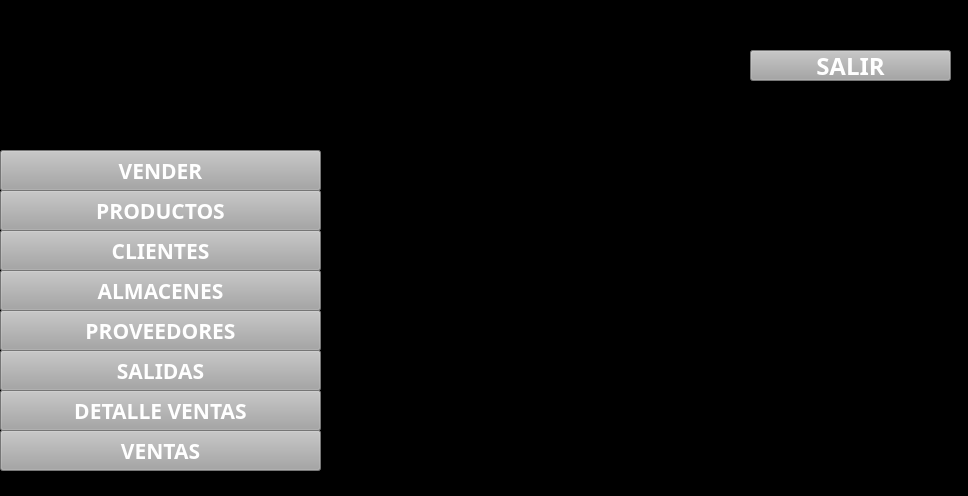
<?xml version="1.0" encoding="UTF-8"?>
<ui version="4.0">
 <class>MainWindow</class>
 <widget class="QMainWindow" name="MainWindow">
  <property name="geometry">
   <rect>
    <x>0</x>
    <y>0</y>
    <width>968</width>
    <height>496</height>
   </rect>
  </property>
  <property name="sizePolicy">
   <sizepolicy hsizetype="Preferred" vsizetype="Preferred">
    <horstretch>0</horstretch>
    <verstretch>0</verstretch>
   </sizepolicy>
  </property>
  <property name="windowTitle">
   <string>Ventana Principal</string>
  </property>
  <property name="styleSheet">
   <string notr="true">background-color: rgb(255, 255, 255);
background-color: rgb(0, 0, 0);</string>
  </property>
  <widget class="QWidget" name="centralwidget">
   <widget class="QLabel" name="label">
    <property name="geometry">
     <rect>
      <x>0</x>
      <y>0</y>
      <width>311</width>
      <height>151</height>
     </rect>
    </property>
    <property name="layoutDirection">
     <enum>Qt::LeftToRight</enum>
    </property>
    <property name="styleSheet">
     <string notr="true">background-color: rgb(170, 0, 0);
background-color: rgb(0, 0, 0);</string>
    </property>
    <property name="text">
     <string/>
    </property>
    <property name="textFormat">
     <enum>Qt::AutoText</enum>
    </property>
    <property name="pixmap">
     <pixmap>../../../Pictures/IMAGENES/LOGO2.jpg</pixmap>
    </property>
    <property name="indent">
     <number>-1</number>
    </property>
   </widget>
   <widget class="QLabel" name="label_2">
    <property name="geometry">
     <rect>
      <x>310</x>
      <y>0</y>
      <width>881</width>
      <height>81</height>
     </rect>
    </property>
    <property name="styleSheet">
     <string notr="true">background-color: rgb(0, 0, 0);</string>
    </property>
    <property name="text">
     <string/>
    </property>
   </widget>
   <widget class="QPushButton" name="btnVender">
    <property name="geometry">
     <rect>
      <x>0</x>
      <y>150</y>
      <width>321</width>
      <height>41</height>
     </rect>
    </property>
    <property name="font">
     <font>
      <family>Agency FB</family>
      <pointsize>16</pointsize>
      <weight>75</weight>
      <bold>true</bold>
     </font>
    </property>
    <property name="styleSheet">
     <string notr="true">color: rgb(255, 255, 255);
background-color: rgb(165, 165, 165);</string>
    </property>
    <property name="text">
     <string>VENDER</string>
    </property>
    <property name="icon">
     <iconset>
      <normaloff>../../../Videos/UI/IMAGENES/GENERAR VENTA.png</normaloff>../../../Videos/UI/IMAGENES/GENERAR VENTA.png</iconset>
    </property>
   </widget>
   <widget class="QPushButton" name="btnProductos">
    <property name="geometry">
     <rect>
      <x>0</x>
      <y>190</y>
      <width>321</width>
      <height>41</height>
     </rect>
    </property>
    <property name="font">
     <font>
      <family>Agency FB</family>
      <pointsize>16</pointsize>
      <weight>75</weight>
      <bold>true</bold>
     </font>
    </property>
    <property name="styleSheet">
     <string notr="true">color: rgb(255, 255, 255);
background-color: rgb(165, 165, 165);</string>
    </property>
    <property name="text">
     <string>PRODUCTOS</string>
    </property>
    <property name="icon">
     <iconset>
      <normaloff>../../../Videos/UI/IMAGENES/CONSULTAR.png</normaloff>../../../Videos/UI/IMAGENES/CONSULTAR.png</iconset>
    </property>
   </widget>
   <widget class="QPushButton" name="btnClientes">
    <property name="geometry">
     <rect>
      <x>0</x>
      <y>230</y>
      <width>321</width>
      <height>41</height>
     </rect>
    </property>
    <property name="font">
     <font>
      <family>Agency FB</family>
      <pointsize>16</pointsize>
      <weight>75</weight>
      <bold>true</bold>
     </font>
    </property>
    <property name="styleSheet">
     <string notr="true">color: rgb(255, 255, 255);
background-color: rgb(165, 165, 165);</string>
    </property>
    <property name="text">
     <string>CLIENTES</string>
    </property>
    <property name="icon">
     <iconset>
      <normaloff>../../../Videos/UI/IMAGENES/USUARIOS.png</normaloff>../../../Videos/UI/IMAGENES/USUARIOS.png</iconset>
    </property>
   </widget>
   <widget class="QPushButton" name="btnAlmacenes">
    <property name="geometry">
     <rect>
      <x>0</x>
      <y>270</y>
      <width>321</width>
      <height>41</height>
     </rect>
    </property>
    <property name="font">
     <font>
      <family>Agency FB</family>
      <pointsize>16</pointsize>
      <weight>75</weight>
      <bold>true</bold>
     </font>
    </property>
    <property name="styleSheet">
     <string notr="true">color: rgb(255, 255, 255);
background-color: rgb(165, 165, 165);</string>
    </property>
    <property name="text">
     <string>ALMACENES</string>
    </property>
    <property name="icon">
     <iconset>
      <normaloff>../../../Videos/UI/IMAGENES/MODIFICAR.png</normaloff>../../../Videos/UI/IMAGENES/MODIFICAR.png</iconset>
    </property>
   </widget>
   <widget class="QPushButton" name="btnProveedores">
    <property name="geometry">
     <rect>
      <x>0</x>
      <y>310</y>
      <width>321</width>
      <height>41</height>
     </rect>
    </property>
    <property name="font">
     <font>
      <family>Agency FB</family>
      <pointsize>16</pointsize>
      <weight>75</weight>
      <bold>true</bold>
     </font>
    </property>
    <property name="styleSheet">
     <string notr="true">color: rgb(255, 255, 255);
background-color: rgb(165, 165, 165);</string>
    </property>
    <property name="text">
     <string>PROVEEDORES</string>
    </property>
    <property name="icon">
     <iconset>
      <normaloff>../../../Videos/UI/IMAGENES/USUARIOS.png</normaloff>../../../Videos/UI/IMAGENES/USUARIOS.png</iconset>
    </property>
   </widget>
   <widget class="QPushButton" name="btnSalidas">
    <property name="geometry">
     <rect>
      <x>0</x>
      <y>350</y>
      <width>321</width>
      <height>41</height>
     </rect>
    </property>
    <property name="font">
     <font>
      <family>Agency FB</family>
      <pointsize>16</pointsize>
      <weight>75</weight>
      <bold>true</bold>
     </font>
    </property>
    <property name="styleSheet">
     <string notr="true">color: rgb(255, 255, 255);
background-color: rgb(165, 165, 165);</string>
    </property>
    <property name="text">
     <string>SALIDAS</string>
    </property>
    <property name="icon">
     <iconset>
      <normaloff>../../../Videos/UI/IMAGENES/CARRITO.png</normaloff>../../../Videos/UI/IMAGENES/CARRITO.png</iconset>
    </property>
   </widget>
   <widget class="QPushButton" name="btnVentas">
    <property name="geometry">
     <rect>
      <x>0</x>
      <y>390</y>
      <width>321</width>
      <height>41</height>
     </rect>
    </property>
    <property name="font">
     <font>
      <family>Agency FB</family>
      <pointsize>16</pointsize>
      <weight>75</weight>
      <bold>true</bold>
     </font>
    </property>
    <property name="styleSheet">
     <string notr="true">color: rgb(255, 255, 255);
background-color: rgb(165, 165, 165);</string>
    </property>
    <property name="text">
     <string>DETALLE VENTAS</string>
    </property>
    <property name="icon">
     <iconset>
      <normaloff>../../../Videos/UI/IMAGENES/DETALLE-FACTURA-VENTA.png</normaloff>../../../Videos/UI/IMAGENES/DETALLE-FACTURA-VENTA.png</iconset>
    </property>
   </widget>
   <widget class="QPushButton" name="btnDetalleVentas">
    <property name="geometry">
     <rect>
      <x>0</x>
      <y>430</y>
      <width>321</width>
      <height>41</height>
     </rect>
    </property>
    <property name="font">
     <font>
      <family>Agency FB</family>
      <pointsize>16</pointsize>
      <weight>75</weight>
      <bold>true</bold>
     </font>
    </property>
    <property name="styleSheet">
     <string notr="true">color: rgb(255, 255, 255);
background-color: rgb(165, 165, 165);</string>
    </property>
    <property name="text">
     <string>VENTAS</string>
    </property>
    <property name="icon">
     <iconset>
      <normaloff>../../../Videos/UI/IMAGENES/GENERAR VENTA.png</normaloff>../../../Videos/UI/IMAGENES/GENERAR VENTA.png</iconset>
    </property>
   </widget>
   <widget class="QPushButton" name="btnRegistrar_11">
    <property name="geometry">
     <rect>
      <x>750</x>
      <y>50</y>
      <width>201</width>
      <height>31</height>
     </rect>
    </property>
    <property name="font">
     <font>
      <family>Agency FB</family>
      <pointsize>18</pointsize>
      <weight>75</weight>
      <bold>true</bold>
     </font>
    </property>
    <property name="styleSheet">
     <string notr="true">color: rgb(255, 255, 255);
background-color: rgb(165, 165, 165);</string>
    </property>
    <property name="text">
     <string>SALIR</string>
    </property>
    <property name="icon">
     <iconset>
      <normaloff>../../../Videos/UI/IMAGENES/SALIR.png</normaloff>../../../Videos/UI/IMAGENES/SALIR.png</iconset>
    </property>
   </widget>
  </widget>
  <widget class="QStatusBar" name="statusbar"/>
 </widget>
 <resources/>
 <connections/>
</ui>
